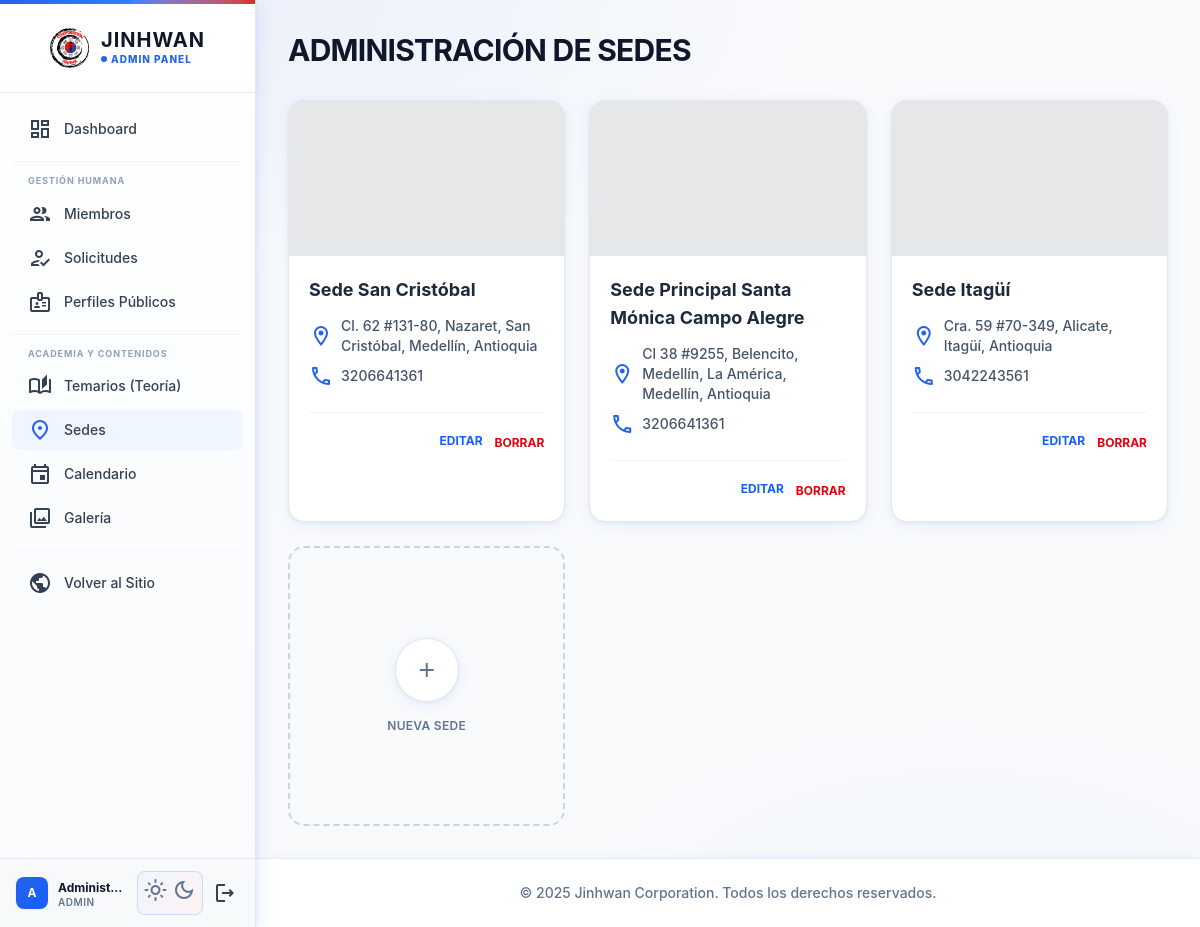
Screenshot of /admin/sedes (signed in) with the database file from the repository.
### tables this page shows
CREATE TABLE `personas` (
  `id_persona` int NOT NULL AUTO_INCREMENT,
  `nombre` varchar(100) NOT NULL,
  `apellido` varchar(100) NOT NULL,
  `tipo_documento` varchar(50) DEFAULT 'TI',
  `num_doc` varchar(100) DEFAULT NULL,
  `telefono` varchar(50) DEFAULT NULL,
  `id_sede` int DEFAULT NULL,
  `foto_perfil` varchar(255) DEFAULT NULL,
  `activo` tinyint(1) DEFAULT '1',
  `created_at` timestamp NULL DEFAULT CURRENT_TIMESTAMP,
  PRIMARY KEY (`id_persona`),
  KEY `idx_personas_sede` (`id_sede`),
  KEY `idx_personas_num_doc` (`num_doc`),
  CONSTRAINT `fk_personas_sede` FOREIGN KEY (`id_sede`) REFERENCES `sedes` (`id_sede`) ON DELETE SET NULL ON UPDATE CASCADE
);

CREATE TABLE `sedes` (
  `id_sede` int NOT NULL AUTO_INCREMENT,
  `nombre` varchar(100) NOT NULL,
  `direccion` varchar(255) DEFAULT NULL,
  `telefono` varchar(50) DEFAULT NULL,
  `horario` varchar(100) DEFAULT NULL,
  PRIMARY KEY (`id_sede`)
);

### vistas/administracion/sedes.php (the view, shortened to what the rows shown need)
<?php include __DIR__ . '/../layout/administracion_cabecera.php'; ?>
    <main class="flex-grow container mx-auto p-6 lg:p-8 relative transition-colors duration-300">
        <h1 class="text-3xl font-display font-bold text-slate-900 dark:text-white uppercase tracking-tight mb-8 relative z-10 transition-colors">Administración de Sedes</h1>
        <div class="grid grid-cols-1 md:grid-cols-2 lg:grid-cols-3 xl:grid-cols-4 gap-6 relative z-10">
            <?php foreach ($sedes as $sede): ?>
                <div class="bg-white dark:bg-slate-900 rounded-2xl border border-slate-200 dark:border-slate-800 overflow-hidden shadow-sm hover:shadow-md transition-all duration-300 group">
                    <div class="aspect-video relative overflow-hidden border-b border-slate-200 dark:border-slate-800">
                        <iframe width="100%" height="100%" frameborder="0" scrolling="no" marginheight="0" marginwidth="0" src="https://maps.google.com/maps?q=<?= urlencode($sede['direccion']) ?>&output=embed" class="grayscale invert opacity-80 group-hover:grayscale-0 group-hover:invert-0 group-hover:opacity-100 transition-all duration-500"></iframe>
                    </div>
                    <div class="p-5">
                        <h2 class="text-lg font-display font-bold text-slate-800 dark:text-white mb-3 group-hover:text-tkd-blue transition-colors"><?= htmlspecialchars($sede['nombre']) ?></h2>
                        <div class="flex items-center space-x-2 mt-2 text-slate-600 dark:text-slate-300">
                            <span class="material-icons-outlined text-base text-tkd-blue">location_on</span>
                            <p class="text-sm font-medium"><?= htmlspecialchars($sede['direccion']) ?></p>
                        </div>
                        <div class="flex items-center space-x-2 mt-2 text-slate-600 dark:text-slate-300">
                            <span class="material-icons-outlined text-base text-tkd-blue">phone</span>
                            <p class="text-sm font-medium"><?= htmlspecialchars($sede['telefono'] ?? 'N/A') ?></p>
                        </div>
                        <div class="mt-6 pt-4 border-t border-slate-100 dark:border-slate-800/50 flex justify-end space-x-3">
                            <button onclick='openModal("edit", <?= json_encode($sede) ?>)' class="font-bold text-blue-600 dark:text-blue-400 hover:text-blue-500 dark:hover:text-blue-300 text-xs uppercase transition-colors">Editar</button>
                            <form action="<?= base_url('/admin/sedes/delete') ?>" method="POST" class="inline-block" onsubmit="return confirm('¿Borrar esta sede?');">
                                <button type="submit" class="font-bold text-red-600 dark:text-red-500 hover:text-red-500 dark:hover:text-red-400 text-xs uppercase transition-colors">Borrar</button>
                            </form>
                        </div>
                    </div>
                </div>
            <?php endforeach; ?>
            <div onclick="openModal('add')" class="bg-slate-50 dark:bg-slate-950/20 border-2 border-dashed border-slate-300 dark:border-slate-800 rounded-2xl flex items-center justify-center min-h-[280px] hover:border-tkd-blue/50 hover:bg-blue-50 dark:hover:bg-slate-900/50 transition-colors cursor-pointer group">
                <div class="text-center text-slate-500 dark:text-slate-400 group-hover:text-tkd-blue transition-colors">
                    <div class="w-16 h-16 bg-white dark:bg-slate-900/60 border border-slate-200 dark:border-slate-800/80 rounded-full flex items-center justify-center mx-auto mb-4 group-hover:border-tkd-blue/30 group-hover:shadow-[0_0_15px_rgba(37,99,235,0.15)] transition-all">
                        <span class="material-icons-outlined text-3xl">add</span>
                    </div>
                    <p class="font-display font-semibold tracking-wide uppercase text-xs">Nueva Sede</p>
                </div>
            </div>
        </div>
    </main>
<?php include __DIR__ . '/../layout/administracion_pie.php'; ?>

### vistas/layout/administracion_cabecera.php (shortened to what the rows shown need)
<?php
$nombre_usuario = $_SESSION['nombre'] ?? $_SESSION['usuario']['nombre'] ?? 'Admin';
if (isset($_SESSION['id'])) {
    $user_model = new Usuario();
    $logged_user = $user_model->getById($_SESSION['id']);
    if ($logged_user) {
        $nombre_usuario = $logged_user['nombre'] . ' ' . $logged_user['apellido'];
    }
}
?>
<!DOCTYPE html>
<html lang="es">
<head>
    <link rel="stylesheet" href="<?= asset('dist/assets/main.css') ?>">
    <link href="<?= asset('styles/custom.css') ?>" rel="stylesheet">
</head>
<body class="bg-slate-50 dark:bg-slate-900 text-slate-800 dark:text-slate-200 font-body antialiased selection:bg-rose-600 selection:text-white transition-colors duration-300">
<div class="flex min-h-screen md:h-screen md:overflow-hidden">
    <aside id="admin-sidebar" class="fixed inset-y-0 left-0 z-50 w-64 bg-white dark:bg-slate-950 border-r border-slate-200 dark:border-slate-800 transform -translate-x-full md:translate-x-0 transition-transform duration-300 ease-in-out flex flex-col shadow-xl md:shadow-none md:static">
        <div class="p-6 border-b border-slate-200 dark:border-slate-800 flex items-center justify-center">
            <a href="<?= base_url('/index.php') ?>" class="flex items-center gap-3 group">
                <img src="<?= asset('img/visual/logo.svg') ?>" alt="AppAdmin" class="h-10 w-auto object-contain transition-transform group-hover:scale-105 duration-300">
                <div class="flex flex-col">
                    <h1 class="font-display font-bold text-xl text-slate-900 dark:text-white tracking-wider leading-none">JINHWAN</h1>
                    <span class="text-[10px] font-extrabold text-tkd-blue tracking-widest uppercase mt-0.5 flex items-center gap-1">
                        <span class="w-1.5 h-1.5 rounded-full bg-tkd-blue animate-pulse"></span>
                        Admin Panel
                    </span>
                </div>
            </a>
        </div>
        <nav class="flex-1 overflow-y-auto py-4 px-3 custom-scrollbar">
            <ul class="space-y-1">
                <li>
                    <a href="<?= base_url('/admin/dashboard') ?>" class="flex items-center gap-3 px-4 py-2 rounded-lg transition-colors group <?= ($current_page ?? '') === 'dashboard' ? 'bg-blue-50 dark:bg-tkd-blue/10 text-tkd-blue font-semibold' : 'text-slate-600 dark:text-slate-400 hover:bg-slate-100 dark:hover:bg-slate-900' ?>">
                        <span class="material-icons-outlined text-xl transition-transform group-hover:scale-110 <?= ($current_page ?? '') === 'dashboard' ? 'text-tkd-blue' : '' ?>">dashboard</span>
                        <span class="text-sm font-medium">Dashboard</span>
                    </a>
                </li>
                <li>
                    <div class="my-3 border-t border-slate-100 dark:border-slate-800/60"></div>
                    <span class="px-4 text-[9px] font-bold text-slate-400 dark:text-slate-500 uppercase tracking-widest mb-1.5 block">Gestión Humana</span>
                </li>
                <li>
                    <a href="<?= base_url('/admin/miembros') ?>" class="flex items-center gap-3 px-4 py-2 rounded-lg transition-colors group <?= ($current_page ?? '') === 'miembros' ? 'bg-blue-50 dark:bg-tkd-blue/10 text-tkd-blue font-semibold' : 'text-slate-600 dark:text-slate-400 hover:bg-slate-100 dark:hover:bg-slate-900' ?>">
                        <span class="material-icons-outlined text-xl transition-transform group-hover:scale-110 <?= ($current_page ?? '') === 'miembros' ? 'text-tkd-blue' : '' ?>">people</span>
                        <span class="text-sm font-medium">Miembros</span>
                    </a>
                </li>
                <li>
                    <a href="<?= base_url('/admin/registros') ?>" class="flex items-center gap-3 px-4 py-2 rounded-lg transition-colors group <?= ($current_page ?? '') === 'registros' ? 'bg-blue-50 dark:bg-tkd-blue/10 text-tkd-blue font-semibold' : 'text-slate-600 dark:text-slate-400 hover:bg-slate-100 dark:hover:bg-slate-900' ?>">
                        <span class="material-icons-outlined text-xl transition-transform group-hover:scale-110 <?= ($current_page ?? '') === 'registros' ? 'text-tkd-blue' : '' ?>">how_to_reg</span>
                        <span class="text-sm font-medium">Solicitudes</span>
                    </a>
                </li>
                <li>
                    <a href="<?= base_url('/admin/perfiles-publicos') ?>" class="flex items-center gap-3 px-4 py-2 rounded-lg transition-colors group <?= ($current_page ?? '') === 'perfiles_publicos' ? 'bg-blue-50 dark:bg-tkd-blue/10 text-tkd-blue font-semibold' : 'text-slate-600 dark:text-slate-400 hover:bg-slate-100 dark:hover:bg-slate-900' ?>">
                        <span class="material-icons-outlined text-xl transition-transform group-hover:scale-110 <?= ($current_page ?? '') === 'perfiles_publicos' ? 'text-tkd-blue' : '' ?>">badge</span>
                        <span class="text-sm font-medium">Perfiles Públicos</span>
                    </a>
                </li>
                <li>
                    <div class="my-3 border-t border-slate-100 dark:border-slate-800/60"></div>
                    <span class="px-4 text-[9px] font-bold text-slate-400 dark:text-slate-500 uppercase tracking-widest mb-1.5 block">Academia y Contenidos</span>
                </li>
                <li>
                    <a href="<?= base_url('/admin/ascensos') ?>" class="flex items-center gap-3 px-4 py-2 rounded-lg transition-colors group <?= ($current_page ?? '') === 'ascensos' ? 'bg-blue-50 dark:bg-tkd-blue/10 text-tkd-blue font-semibold' : 'text-slate-600 dark:text-slate-400 hover:bg-slate-100 dark:hover:bg-slate-900' ?>">
                        <span class="material-icons-outlined text-xl transition-transform group-hover:scale-110 <?= ($current_page ?? '') === 'ascensos' ? 'text-tkd-blue' : '' ?>">auto_stories</span>
                        <span class="text-sm font-medium">Temarios (Teoría)</span>
                    </a>
                </li>
                <li>
                    <a href="<?= base_url('/admin/sedes') ?>" class="flex items-center gap-3 px-4 py-2 rounded-lg transition-colors group <?= ($current_page ?? '') === 'sedes' ? 'bg-blue-50 dark:bg-tkd-blue/10 text-tkd-blue font-semibold' : 'text-slate-600 dark:text-slate-400 hover:bg-slate-100 dark:hover:bg-slate-900' ?>">
                        <span class="material-icons-outlined text-xl transition-transform group-hover:scale-110 <?= ($current_page ?? '') === 'sedes' ? 'text-tkd-blue' : '' ?>">place</span>
                        <span class="text-sm font-medium">Sedes</span>
                    </a>
                </li>
                <li>
                    <a href="<?= base_url('/admin/calendario') ?>" class="flex items-center gap-3 px-4 py-2 rounded-lg transition-colors group <?= ($current_page ?? '') === 'calendario' ? 'bg-blue-50 dark:bg-tkd-blue/10 text-tkd-blue font-semibold' : 'text-slate-600 dark:text-slate-400 hover:bg-slate-100 dark:hover:bg-slate-900' ?>">
                        <span class="material-icons-outlined text-xl transition-transform group-hover:scale-110 <?= ($current_page ?? '') === 'calendario' ? 'text-tkd-blue' : '' ?>">event</span>
                        <span class="text-sm font-medium">Calendario</span>
                    </a>
                </li>
                <li>
                    <a href="<?= base_url('/admin/galeria') ?>" class="flex items-center gap-3 px-4 py-2 rounded-lg transition-colors group <?= ($current_page ?? '') === 'galeria' ? 'bg-blue-50 dark:bg-tkd-blue/10 text-tkd-blue font-semibold' : 'text-slate-600 dark:text-slate-400 hover:bg-slate-100 dark:hover:bg-slate-900' ?>">
                        <span class="material-icons-outlined text-xl transition-transform group-hover:scale-110 <?= ($current_page ?? '') === 'galeria' ? 'text-tkd-blue' : '' ?>">collections</span>
                        <span class="text-sm font-medium">Galería</span>
                    </a>
                </li>
                <li>
                    <div class="my-3 border-t border-slate-100 dark:border-slate-800/60"></div>
                </li>
                <li>
                    <a href="<?= base_url('/index.php') ?>" class="flex items-center gap-3 px-4 py-2 rounded-lg text-slate-600 dark:text-slate-400 hover:bg-slate-100 dark:hover:bg-slate-900 transition-colors group">
                        <span class="material-icons-outlined text-xl group-hover:text-tkd-blue transition-colors">public</span>
                        <span class="font-medium text-sm">Volver al Sitio</span>
                    </a>
                </li>
            </ul>
        </nav>
        <div class="p-3 border-t border-slate-200 dark:border-slate-800 bg-slate-50/80 dark:bg-slate-950/80 flex items-center justify-between gap-2 transition-colors">
            <a href="<?= base_url('/usuario/perfil') ?>" class="flex items-center gap-2.5 min-w-0 flex-1 p-1 rounded-xl hover:bg-slate-200/60 dark:hover:bg-slate-800/60 transition-colors group" title="Mi Perfil">
                <?php if (!empty($_SESSION['foto_perfil'])): ?>
                    <img src="<?= base_url('/public/uploads/perfiles/' . $_SESSION['foto_perfil']) ?>" class="w-8 h-8 rounded-lg object-cover shrink-0 border border-slate-200 dark:border-slate-700">
                <?php else: ?>
                    <div class="w-8 h-8 rounded-lg bg-gradient-to-br from-tkd-blue to-blue-600 flex items-center justify-center text-white font-bold text-xs shrink-0 shadow-xs">
                        <?= strtoupper(substr($nombre_usuario, 0, 1)) ?>
                    </div>
                <?php endif; ?>
                <div class="min-w-0 flex-1">
                    <p class="font-bold text-xs text-slate-900 dark:text-white truncate group-hover:text-tkd-blue transition-colors leading-tight" title="<?= htmlspecialchars($nombre_usuario) ?>">
                        <?= htmlspecialchars($nombre_usuario) ?>
                    </p>
                    <p class="text-[10px] text-slate-500 dark:text-slate-400 font-semibold uppercase tracking-wider leading-none mt-0.5">Admin</p>
                </div>
            </a>
            <div class="flex items-center gap-1 shrink-0">
                <button id="theme-toggle" type="button" class="text-slate-500 hover:text-slate-800 dark:text-slate-400 dark:hover:text-white hover:bg-slate-200/80 dark:hover:bg-slate-800 rounded-lg p-1.5 transition-colors focus:outline-none cursor-pointer" title="Cambiar Tema">
                    <span id="theme-toggle-dark-icon" class="hidden material-icons-outlined text-lg">light_mode</span>
                    <span id="theme-toggle-light-icon" class="hidden material-icons-outlined text-lg">dark_mode</span>
                </button>
                <a href="<?= base_url('/logout') ?>" class="text-rose-500 hover:text-rose-700 hover:bg-rose-50 dark:hover:bg-rose-950/40 rounded-lg p-1.5 transition-colors flex items-center justify-center cursor-pointer" title="Cerrar Sesión">
                    <span class="material-icons-outlined text-lg">logout</span>
                </a>
            </div>
        </div>
    </aside>
    <div class="flex-1 flex flex-col min-w-0 overflow-y-auto relative transition-colors duration-300">

### rows the page displays
personas: substr($nombre_usuario, 0, 1) "A", nombre_usuario "Administ…"
sedes: nombre "Sede San Cristóbal", direccion "Cl. 62 #131-80, Nazaret, San Cristóbal, Medellín, Antioquia", telefono "3206641361"
sedes: nombre "Sede Principal Santa Mónica Campo Alegre", direccion "Cl 38 #9255, Belencito, Medellín, La América, Medellín, Antioquia", telefono "3206641361"
sedes: nombre "Sede Itagüí", direccion "Cra. 59 #70-349, Alicate, Itagüí, Antioquia", telefono "3042243561"
